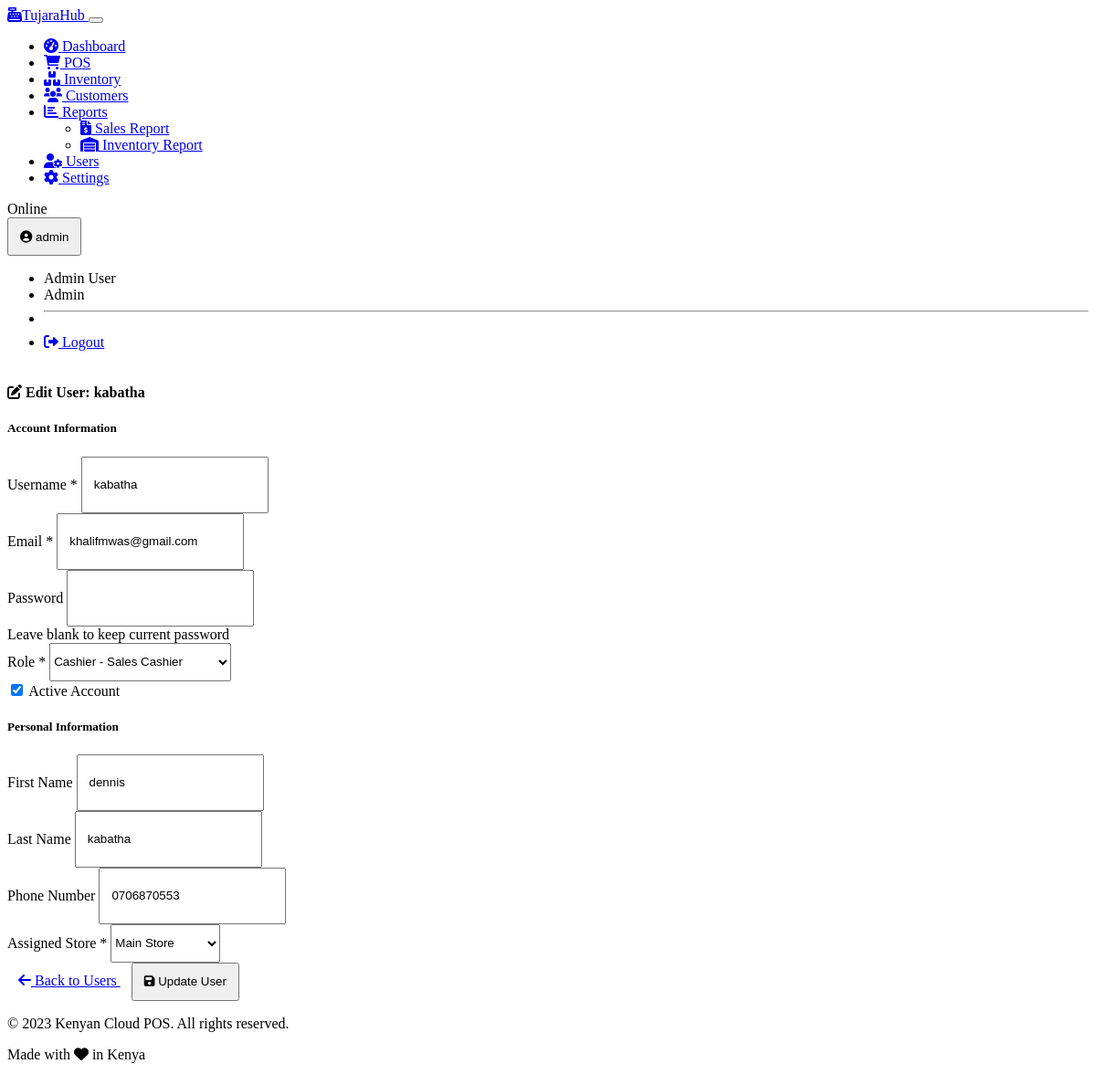
Page /users/edit/2 (signed in) on the committed database.
### models.py (models this page shows, shortened)
class User(UserMixin, db.Model):
    id = db.Column(db.Integer, primary_key=True)
    username = db.Column(db.String(64), unique=True, nullable=False)
    email = db.Column(db.String(120), unique=True, nullable=False)
    password_hash = db.Column(db.String(256), nullable=False)
    first_name = db.Column(db.String(64))
    last_name = db.Column(db.String(64))
    phone = db.Column(db.String(20))
    is_active = db.Column(db.Boolean, default=True)
    created_at = db.Column(db.DateTime, default=datetime.utcnow)
    last_login = db.Column(db.DateTime)
    role_id = db.Column(db.Integer, db.ForeignKey('role.id'), nullable=False)
    store_id = db.Column(db.Integer, db.ForeignKey('store.id'), nullable=False)
    role = db.relationship('Role', backref='users')
    sales = db.relationship('Sale', backref='cashier', lazy=True)
    @property
    def full_name(self):
        return f"{self.first_name} {self.last_name}"

class Role(db.Model):
    id = db.Column(db.Integer, primary_key=True)
    name = db.Column(db.String(50), unique=True, nullable=False)
    description = db.Column(db.String(255))
    ADMIN = "admin"
    MANAGER = "manager"
    CASHIER = "cashier"
    EMPLOYEE = "employee"

class Store(db.Model):
    id = db.Column(db.Integer, primary_key=True)
    name = db.Column(db.String(100), nullable=False)
    location = db.Column(db.String(255))
    phone = db.Column(db.String(20))
    email = db.Column(db.String(100))
    created_at = db.Column(db.DateTime, default=datetime.utcnow)
    users = db.relationship('User', backref='store', lazy=True)
    inventory = db.relationship('Inventory', backref='store', lazy=True)
    sales = db.relationship('Sale', backref='store', lazy=True)

### routes.py (the view, shortened to what this page needs)
    @app.route('/users/edit/<int:user_id>', methods=['GET', 'POST'])
    @admin_required
    def edit_user(user_id):
        user = User.query.get_or_404(user_id)
        roles = Role.query.all()
        stores = Store.query.all()
        return render_template(
            'users/user_form.html',
            user=user,
            roles=roles,
            stores=stores,
            edit_mode=True
        )

### templates/users/user_form.html (shortened to what this page needs)
{% extends 'base.html' %}
{% block content %}
<div class="container">
    <div class="row justify-content-center">
        <div class="col-lg-8">
            <div class="card">
                <div class="card-header {% if employee_mode %}bg-success{% else %}bg-primary{% endif %} text-white">
                    <h4 class="mb-0">
                        <i class="fas fa-{% if edit_mode %}edit{% elif employee_mode %}user-tag{% else %}user-plus{% endif %} me-2"></i>
                        {% if edit_mode %}
                            Edit User: {{ user.username }}
                        {% elif employee_mode %}
                            Add Employee
                        {% else %}
                            Add New User
                        {% endif %}
                    </h4>
                </div>
                <div class="card-body">
                    <form method="post" action="{% if edit_mode %}{{ url_for('edit_user', user_id=user.id) }}{% else %}{{ url_for('register') }}{% endif %}">
                        <div class="row mb-4">
                            <div class="col-12">
                                <h5 class="border-bottom pb-2">Account Information</h5>
                            </div>
                            <div class="col-md-6 mb-3">
                                <label for="username" class="form-label">Username <span class="text-danger">*</span></label>
                                <input type="text" class="form-control" id="username" name="username"
                                       value="{% if user %}{{ user.username }}{% endif %}" required
                                       {% if edit_mode %}readonly{% endif %}>
                            </div>
                            <div class="col-md-6 mb-3">
                                <label for="email" class="form-label">Email <span class="text-danger">*</span></label>
                                <input type="email" class="form-control" id="email" name="email"
                                       value="{% if user %}{{ user.email }}{% endif %}" required>
                            </div>
                            <div class="col-md-6 mb-3">
                                <label for="password" class="form-label">
                                    Password {% if not edit_mode %}<span class="text-danger">*</span>{% endif %}
                                </label>
                                <input type="password" class="form-control" id="password" name="password"
                                       {% if not edit_mode %}required{% endif %}>
                                {% if edit_mode %}
                                <div class="form-text">Leave blank to keep current password</div>
                                {% endif %}
                            </div>
                            <div class="col-md-6 mb-3">
                                <label for="role_id" class="form-label">Role <span class="text-danger">*</span></label>
                                <select class="form-select" id="role_id" name="role_id" required {% if employee_mode %}readonly{% endif %}>
                                    {% for role in roles %}
                                    <option value="{{ role.id }}"
                                        {% if user and user.role_id == role.id %}
                                            selected
                                        {% elif selected_role_id and role.id == selected_role_id %}
                                            selected
                                        {% endif %}>
                                        {{ role.name | title }} - {{ role.description }}
                                    </option>
                                    {% endfor %}
                                </select>
                            </div>
                            {% if edit_mode %}
                            <div class="col-md-12 mb-3">
                                <div class="form-check form-switch">
                                    <input class="form-check-input" type="checkbox" id="is_active" name="is_active"
                                           {% if user and user.is_active %}checked{% endif %}>
                                    <label class="form-check-label" for="is_active">Active Account</label>
                                </div>
                            </div>
                            {% endif %}
                        </div>
                        <div class="row mb-4">
                            <div class="col-12">
                                <h5 class="border-bottom pb-2">Personal Information</h5>
                            </div>
                            <div class="col-md-6 mb-3">
                                <label for="first_name" class="form-label">First Name</label>
                                <input type="text" class="form-control" id="first_name" name="first_name"
                                       value="{% if user %}{{ user.first_name }}{% endif %}">
                            </div>
                            <div class="col-md-6 mb-3">
                                <label for="last_name" class="form-label">Last Name</label>
                                <input type="text" class="form-control" id="last_name" name="last_name"
                                       value="{% if user %}{{ user.last_name }}{% endif %}">
                            </div>
                            <div class="col-md-6 mb-3">
                                <label for="phone" class="form-label">Phone Number</label>
                                <input type="tel" class="form-control" id="phone" name="phone"
                                       value="{% if user %}{{ user.phone }}{% endif %}"
                                       placeholder="e.g. 0712345678">
                            </div>
                            <div class="col-md-6 mb-3">
                                <label for="store_id" class="form-label">Assigned Store <span class="text-danger">*</span></label>
                                <select class="form-select" id="store_id" name="store_id" required>
                                    {% for store in stores %}
                                    <option value="{{ store.id }}" {% if user and user.store_id == store.id %}selected{% endif %}>
                                        {{ store.name }}
                                    </option>
                                    {% endfor %}
                                </select>
                            </div>
                        </div>
                        <div class="d-flex justify-content-between">
                            <a href="{{ url_for('users') }}" class="btn btn-secondary">
                                <i class="fas fa-arrow-left me-1"></i> Back to Users
                            </a>
                            <button type="submit" class="btn btn-{% if employee_mode %}success{% else %}primary{% endif %}">
                                <i class="fas fa-{% if edit_mode %}save{% elif employee_mode %}user-tag{% else %}user-plus{% endif %} me-1"></i>
                                {% if edit_mode %}
                                    Update User
                                {% elif employee_mode %}
                                    Add Employee
                                {% else %}
                                    Add User
                                {% endif %}
                            </button>
                        </div>
                    </form>
                </div>
            </div>
        </div>
    </div>
</div>
{% endblock %}

### templates/base.html (shortened to what this page needs)
<!DOCTYPE html>
<html lang="en" data-bs-theme="dark">
<head>
    <link rel="stylesheet" href="https://cdn.replit.com/agent/bootstrap-agent-dark-theme.min.css">
    <link rel="stylesheet" href="https://cdnjs.cloudflare.com/ajax/libs/font-awesome/6.0.0/css/all.min.css">
    <link rel="stylesheet" href="{{ url_for('static', filename='css/custom.css') }}">
</head>
<body>
    {% if g.user %}
    <nav class="navbar navbar-expand-lg navbar-dark bg-dark mb-4">
        <div class="container-fluid">
            <a class="navbar-brand" href="{{ url_for('dashboard') }}">
                <i class="fas fa-cash-register me-2"></i>TujaraHub
            </a>
            <button class="navbar-toggler" type="button" data-bs-toggle="collapse" data-bs-target="#navbarNav">
            </button>
            <div class="collapse navbar-collapse" id="navbarNav">
                <ul class="navbar-nav me-auto">
                    {% if session.get('role') != 'employee' %}
                    <li class="nav-item">
                        <a class="nav-link {% if request.endpoint == 'dashboard' %}active{% endif %}" href="{{ url_for('dashboard') }}">
                            <i class="fas fa-tachometer-alt me-1"></i> Dashboard
                        </a>
                    </li>
                    {% endif %}
                    <li class="nav-item">
                        <a class="nav-link {% if request.endpoint == 'pos' %}active{% endif %}" href="{{ url_for('pos') }}">
                            <i class="fas fa-shopping-cart me-1"></i> POS
                        </a>
                    </li>
                    {% if session.get('role') != 'employee' %}
                    <li class="nav-item">
                        <a class="nav-link {% if request.endpoint == 'inventory' %}active{% endif %}" href="{{ url_for('inventory') }}">
                            <i class="fas fa-boxes me-1"></i> Inventory
                        </a>
                    </li>
                    {% endif %}
                    {% if session.get('role') != 'employee' %}
                    <li class="nav-item">
                        <a class="nav-link {% if request.endpoint == 'customers' %}active{% endif %}" href="{{ url_for('customers') }}">
                            <i class="fas fa-users me-1"></i> Customers
                        </a>
                    </li>
                    {% endif %}
                    {% if session.get('role') != 'employee' %}
                    <li class="nav-item dropdown">
                        <a class="nav-link dropdown-toggle" href="#" id="reportsDropdown" role="button" data-bs-toggle="dropdown">
                            <i class="fas fa-chart-bar me-1"></i> Reports
                        </a>
                        <ul class="dropdown-menu">
                            <li>
                                <a class="dropdown-item" href="{{ url_for('sales_report') }}">
                                    <i class="fas fa-file-invoice-dollar me-1"></i> Sales Report
                                </a>
                            </li>
                            <li>
                                <a class="dropdown-item" href="{{ url_for('inventory_report') }}">
                                    <i class="fas fa-warehouse me-1"></i> Inventory Report
                                </a>
                            </li>
                        </ul>
                    </li>
                    {% endif %}
                    {% if session.get('role') == 'admin' %}
                    <li class="nav-item">
                        <a class="nav-link {% if request.endpoint == 'users' %}active{% endif %}" href="{{ url_for('users') }}">
                            <i class="fas fa-user-cog me-1"></i> Users
                        </a>
                    </li>
                    {% endif %}
                    {% if session.get('role') in ['admin', 'manager'] %}
                    <li class="nav-item">
                        <a class="nav-link {% if request.endpoint == 'settings' %}active{% endif %}" href="{{ url_for('settings') }}">
                            <i class="fas fa-cog me-1"></i> Settings
                        </a>
                    </li>
                    {% endif %}
                </ul>
                <div class="d-flex align-items-center">
                    <span class="badge bg-success me-2" id="connection-status">Online</span>
                    <div class="dropdown">
                        <button class="btn btn-outline-light dropdown-toggle" type="button" id="userDropdown" data-bs-toggle="dropdown">
                            <i class="fas fa-user-circle me-1"></i> {{ g.user.username }}
                        </button>
                        <ul class="dropdown-menu dropdown-menu-end">
                            <li><span class="dropdown-item-text">{{ g.user.full_name }}</span></li>
                            <li><span class="dropdown-item-text text-muted">{{ g.user.role.name | title }}</span></li>
                            <li><hr class="dropdown-divider"></li>
                            <li><a class="dropdown-item" href="{{ url_for('logout') }}"><i class="fas fa-sign-out-alt me-1"></i> Logout</a></li>
                        </ul>
                    </div>
                </div>
            </div>
        </div>
    </nav>
    {% endif %}
    <main>
        {% block content %}{% endblock %}
    </main>
    <footer class="bg-dark text-light py-3 mt-5">
        <div class="container">
            <div class="row">
                <div class="col-md-6">
                    <p>&copy; 2023 Kenyan Cloud POS. All rights reserved.</p>
                </div>
                <div class="col-md-6 text-end">
                    <p>Made with <i class="fas fa-heart text-danger"></i> in Kenya</p>
                </div>
            </div>
        </div>
    </footer>
</body>
</html>

### rows in the picture
User: user.username "admin", user.full_name "Admin User"
Role: user.role.name "Admin"
User: username "kabatha", email "khalifmwas@gmail.com", role_id "Cashier - Sales Cashier", is_active "☑", first_name "dennis", last_name "kabatha", phone "0706870553", store_id "Main Store"
